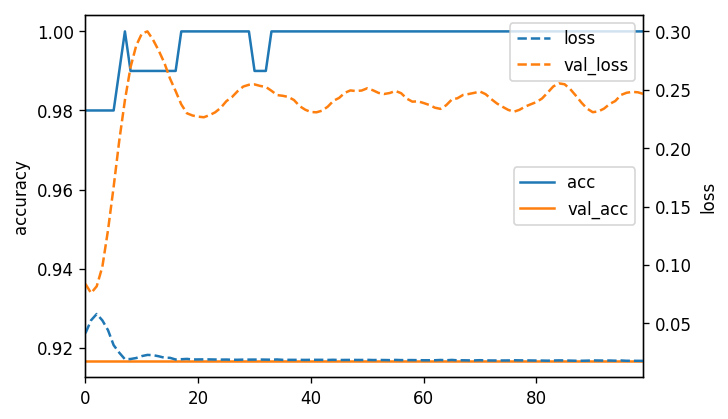

The Python source for this figure:
import numpy as np
import pandas as pd
import matplotlib.pyplot as plt
% matplotlib inline
plt.rcParams["figure.dpi"] = 120
np.set_printoptions(precision=3, suppress=True)
import keras

np.random.RandomState(seed=0)

from sklearn.datasets import load_iris
data = load_iris()

from sklearn.model_selection import train_test_split
X_train, X_test, y_train, y_test = train_test_split(
    data['data'], data['target'], random_state=0)

from keras.models import Sequential
from keras.layers import Dense, Dropout, Activation
from keras.layers.advanced_activations import LeakyReLU, PReLU
from keras.optimizers import SGD
from keras.wrappers.scikit_learn import KerasClassifier
from sklearn.model_selection import GridSearchCV

def make_model(optimizer='adam', hidden_size=32):
    model = Sequential([
        Dense(hidden_size, input_dim = 4),
        Activation('relu'),
        Dense(hidden_size),
        Activation('relu'),
        Dense(3),
        Activation('softmax')
    ])
        
    model.compile(optimizer=optimizer, loss = 'categorical_crossentropy', metrics=['accuracy'])
    return model

clf = KerasClassifier(make_model)

param_grid = {'epochs' : [1, 3, 5],
              'hidden_size':  [10, 32, 64]}

grid = GridSearchCV(clf, param_grid = param_grid, cv = 5)
grid.fit(X_train, y_train)

print(grid.best_params_)

from keras.models import Sequential
from keras.layers import Dense, Dropout, Activation
from keras.layers.advanced_activations import LeakyReLU, PReLU
from keras.optimizers import SGD

def make_model(optimizer='adam', hidden_size=64):
    model = Sequential([
        Dense(hidden_size, input_dim = 4),
        Activation('relu'),
        Dense(hidden_size),
        Activation('relu'),
        Dense(3),
        Activation('softmax')
    ])        
    model.compile(optimizer=optimizer, loss = 'categorical_crossentropy', metrics=['accuracy'])
    return model

num_classes = 3
y_train = keras.utils.to_categorical(y_train, num_classes)
y_test = keras.utils.to_categorical(y_test, num_classes)

model = make_model()
model.fit(X_train, y_train,
          epochs=100,
          batch_size=3,
          validation_split=.1)
print('\nSummary:\n\n')
model.summary()

score = model.evaluate(X_test, y_test, batch_size=3, verbose=0)

print("\nTest loss: {:.3f}".format(score[0]))
print("Test Accuracy: {:.3f}".format(score[1]))

history_callback = model.fit(X_train, y_train, batch_size=64,
                             epochs=100, verbose=1, validation_split=.1)
def plot_history(logger):
    df = pd.DataFrame(logger.history)
    df[['acc', 'val_acc']].plot()
    plt.ylabel("accuracy")
    df[['loss', 'val_loss']].plot(linestyle='--', ax=plt.twinx())
    plt.ylabel("loss")

plot_history(history_callback)
plt.show()
